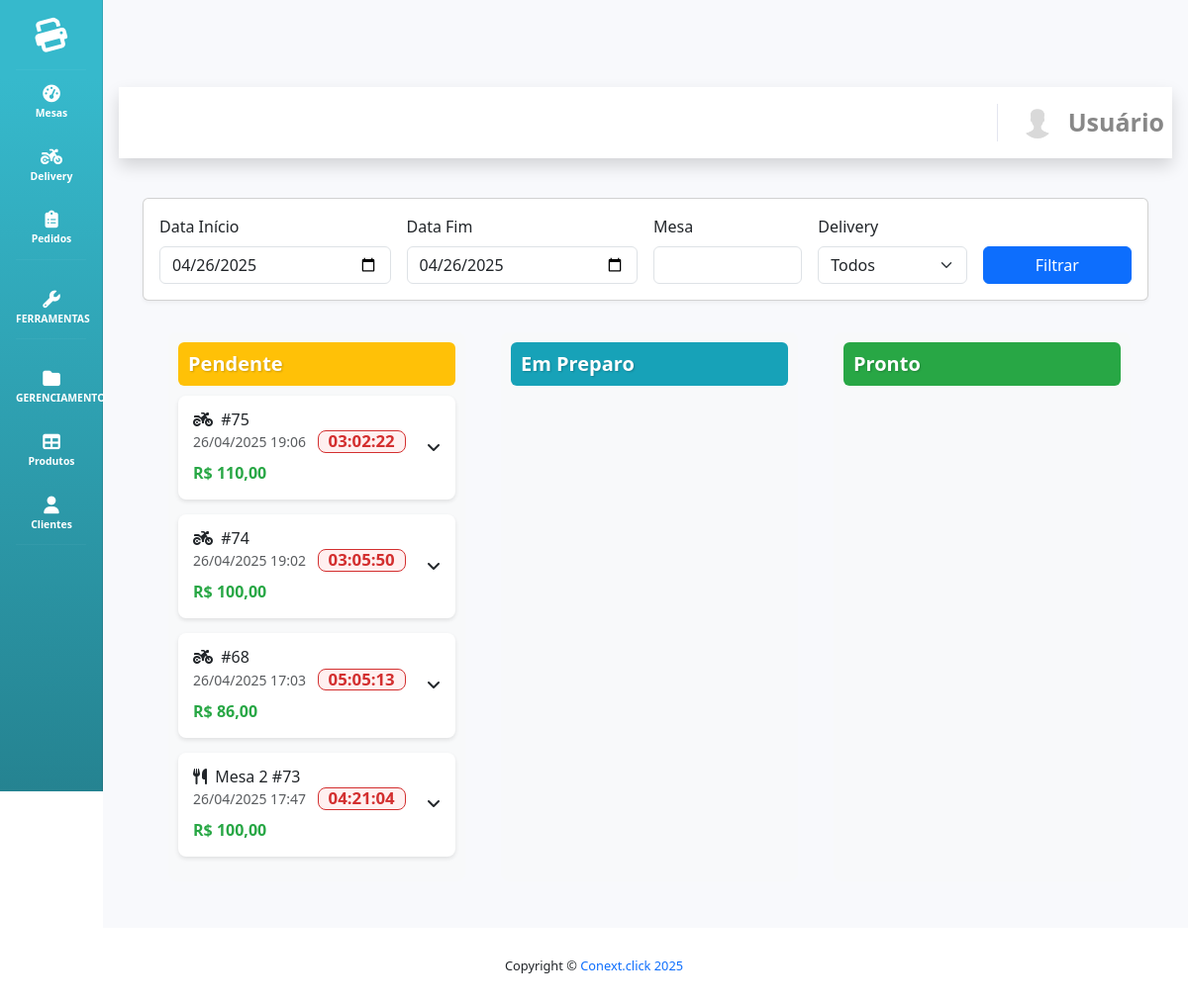
The app's page /index.php?view=pedidos (signed in) with its own data.
### tables this page shows
CREATE TABLE `pedido_itens` (
  `id` int NOT NULL,
  `pedido_id` int NOT NULL,
  `produto_id` int NOT NULL,
  `quantidade` int NOT NULL,
  `valor_unitario` decimal(10,2) NOT NULL,
  `valor_total` decimal(10,2) NOT NULL,
  `observacao` text,
  `ingredientes_sem` text,
  `ingredientes_com` text
);

CREATE TABLE `pedido` (
  `idpedido` int NOT NULL,
  `idmesa` int DEFAULT NULL,
  `cliente` varchar(255) DEFAULT NULL,
  `delivery` tinyint(1) DEFAULT '0',
  `endereco_entrega` text,
  `ponto_referencia` varchar(255) DEFAULT NULL,
  `telefone_cliente` varchar(20) DEFAULT NULL,
  `data` date NOT NULL,
  `hora_pedido` time NOT NULL,
  `hora_saida_entrega` time DEFAULT NULL,
  `hora_entrega` time DEFAULT NULL,
  `status` varchar(50) NOT NULL DEFAULT 'Pendente',
  `valor_total` decimal(10,2) DEFAULT '0.00',
  `taxa_entrega` decimal(10,2) DEFAULT '0.00',
  `forma_pagamento` varchar(50) DEFAULT NULL,
  `troco_para` decimal(10,2) DEFAULT NULL,
  `entregador_id` int DEFAULT NULL,
  `observacao` text,
  `usuario_id` int DEFAULT NULL,
  `tipo` varchar(20) DEFAULT 'mesa',
  `cliente_id` int DEFAULT NULL
);

### MVC/CLASSES/system.class.php (called while the page is built, shortened)
<?php
class System {
	public function __construct($view) {
		$this->config = Config::getInstance();
		$viewPath = ROOT_PATH . "/MVC/VIEWS/{$view}.php";
		try {
			include($viewPath);
			include(ROOT_PATH . "/MVC/COMMON/layout.php");
		} catch (Exception $e) {
			error_log("Erro ao carregar view: " . $e->getMessage());
			if (ob_get_level()) ob_end_clean();
			$_SESSION['msg'] = "<div class='alert alert-danger'>Erro ao carregar a página: " . htmlspecialchars($e->getMessage()) . "</div>";
			header("Location: " . $this->config->url('index.php?view=error'));
			exit;
		}
	}
}

### MVC/CONTROLLER/pedidos_controller.php (called while the page is built, shortened)
<?php
class PedidosController {
    private $conn;
    public function __construct($conn) {
        $this->conn = $conn;
    }
    public function buscarPedidos($status = '', $data_inicio = '', $data_fim = '', $mesa = '', $delivery = '', $pagina = 1, $por_pagina = 12) {
        try {
            $offset = ($pagina - 1) * $por_pagina;
            $query = "SELECT
                p.idpedido,
                p.idmesa,
                p.cliente,
                p.delivery,
                p.data,
                p.hora_pedido,
                p.status,
                p.valor_total,
                p.observacao as observacao_pedido,
                p.usuario_id,
                i.quantidade,
                i.valor_unitario,
                i.valor_total as valor_item,
                i.observacao,
                i.id as item_id,
                pr.nome as produto,
                m.id_mesa,
                GROUP_CONCAT(DISTINCT CASE WHEN pii.incluido = 0 THEN ing.nome END) as ingredientes_sem,
                GROUP_CONCAT(DISTINCT CASE WHEN pii.incluido = 1 THEN ing.nome END) as ingredientes_com
            FROM pedido p
            LEFT JOIN mesas m ON p.idmesa = m.id_mesa
            LEFT JOIN pedido_itens i ON p.idpedido = i.pedido_id
            LEFT JOIN produtos pr ON i.produto_id = pr.id
            LEFT JOIN pedido_item_ingredientes pii ON i.id = pii.pedido_item_id
            LEFT JOIN ingredientes ing ON pii.ingrediente_id = ing.id
            WHERE DATE(p.data) BETWEEN ? AND ?";
            $params = [$data_inicio ?: date('Y-m-d'), $data_fim ?: date('Y-m-d')];
            $types = "ss";
            $query .= " GROUP BY p.idpedido, i.id, p.idmesa, p.cliente, p.delivery, p.data, p.hora_pedido, p.status, p.valor_total, p.observacao, p.usuario_id, i.quantidade, i.valor_unitario, i.valor_total, i.observacao, i.id, pr.nome, m.id_mesa ORDER BY p.data DESC, p.hora_pedido DESC LIMIT ? OFFSET ?";
            $params[] = $por_pagina;
            $params[] = $offset;
            $types .= "ii";
            $stmt = mysqli_prepare($this->conn, $query);
            mysqli_stmt_bind_param($stmt, $types, ...$params);
            if (!mysqli_stmt_execute($stmt)) {
                throw new Exception("Erro ao executar query: " . mysqli_stmt_error($stmt));
            }
            $result = mysqli_stmt_get_result($stmt);
            $pedidos = [];
            while ($row = mysqli_fetch_assoc($result)) {
                $pedidos[] = $row;
            }
            return $pedidos;
        } catch (Exception $e) {
            error_log("Erro ao buscar pedidos: " . $e->getMessage());
            throw $e;
        }
    }
}
?>

### MVC/VIEWS/pedidos.php (the view, shortened to what this page needs)
<?php
global $conn;
require_once ROOT_PATH . '/MVC/CONTROLLER/pedidos_controller.php';
$pedidosController = new PedidosController($conn);
$status = isset($_GET['status']) ? $_GET['status'] : '';
$data_inicio = isset($_GET['data_inicio']) ? $_GET['data_inicio'] : date('Y-m-d');
$data_fim = isset($_GET['data_fim']) ? $_GET['data_fim'] : date('Y-m-d');
$mesa = isset($_GET['mesa']) ? $_GET['mesa'] : '';
$delivery = isset($_GET['delivery']) ? $_GET['delivery'] : '';
$pagina = isset($_GET['pagina']) ? (int)$_GET['pagina'] : 1;
$por_pagina = 12;
$pedidos = $pedidosController->buscarPedidos($status, $data_inicio, $data_fim, $mesa, $delivery, $pagina, $por_pagina);
$pedidos_por_status = array(
    'Pendente' => array(),
    'Em Preparo' => array(),
    'Pronto' => array(),
    'Saiu para Entrega' => array(),
    'Entregue (Mesa)' => array(),
    'Entregue (Delivery)' => array()
);
foreach ($pedidos as $pedido) {
    $status = $pedido['status'];
    if ($status === 'Entregue') {
        $status = $pedido['delivery'] ? 'Entregue (Delivery)' : 'Entregue (Mesa)';
    }
    if (array_key_exists($status, $pedidos_por_status)) {
        if (!isset($pedidos_por_status[$status][$pedido['idpedido']])) {
            $pedidos_por_status[$status][$pedido['idpedido']] = array(
                'pedido' => $pedido,
                'itens' => array()
            );
        }
        $pedidos_por_status[$status][$pedido['idpedido']]['itens'][] = $pedido;
    }
}
?>
<!DOCTYPE html>
<html lang="pt-BR">
<head>
    <link href="https://cdn.jsdelivr.net/npm/bootstrap@5.3.0/dist/css/bootstrap.min.css" rel="stylesheet">
    <link href="https://cdn.jsdelivr.net/npm/bootstrap-icons@1.10.0/font/bootstrap-icons.css" rel="stylesheet">
    <link href="https://cdnjs.cloudflare.com/ajax/libs/font-awesome/6.4.0/css/all.min.css" rel="stylesheet">
</head>
<body>
    <div class="container-fluid">
        <div class="card my-3">
        <div class="card-body">
                <form method="GET" class="row g-3">
                    <div class="col-md-3">
                        <label for="data_inicio" class="form-label">Data Início</label>
                        <input type="date" class="form-control" id="data_inicio" name="data_inicio" value="<?php echo $data_inicio; ?>">
                    </div>
                <div class="col-md-3">
                        <label for="data_fim" class="form-label">Data Fim</label>
                        <input type="date" class="form-control" id="data_fim" name="data_fim" value="<?php echo $data_fim; ?>">
                    </div>
                    <div class="col-md-2">
                        <label for="mesa" class="form-label">Mesa</label>
                        <input type="number" class="form-control" id="mesa" name="mesa" value="<?php echo $mesa; ?>">
                    </div>
                    <div class="col-md-2">
                        <label for="delivery" class="form-label">Delivery</label>
                        <select name="delivery" id="delivery" class="form-select">
                            <option value="">Todos</option>
                        </select>
                    </div>
                    <div class="col-md-2 d-flex align-items-end">
                        <button type="submit" class="btn btn-primary w-100">Filtrar</button>
                    </div>
                </form>
                    </div>
                </div>
        <div class="pipeline-scroll-container">
            <div class="pipeline-container">
                <?php foreach ($pedidos_por_status as $status => $pedidos_status): ?>
                    <?php
                    $headerStyle = '';
                    if ($status === 'Entregue (Mesa)') {
                        $headerStyle = 'background-color: #4B2991; color: #fff;';
                    } elseif ($status === 'Entregue (Delivery)') {
                        $headerStyle = 'background-color: #1B5E20; color: #fff;';
                    }
                    ?>
                    <div class="pipeline-column">
                        <div class="pipeline-header <?php echo strtolower(str_replace(' ', '-', $status)); ?>-header" style="<?php echo $headerStyle; ?>">
                            <h5 class="mb-0" style="color: #fff; text-shadow: 1px 1px 2px #00000033;">
                                <?php echo $status; ?>
                            </h5>
                        </div>
                        <?php foreach ($pedidos_status as $pedido_id => $dados): ?>
                            <div class="pedido-card" onclick="togglePedido(this, event)">
                                <div class="pedido-header">
                                    <div>
                                        <h6 class="mb-0">
                                            <?php if ($dados['pedido']['delivery']): ?>
                                                <i class="fas fa-motorcycle me-1"></i>
                                            <?php else: ?>
                                                <i class="fas fa-utensils me-1"></i>
                                                Mesa <?php echo $dados['pedido']['idmesa']; ?>
                                            <?php endif; ?>
                                            #<?php echo $pedido_id; ?>
                                        </h6>
                                        <small class="text-muted">
                                            <?php $dataHoraPedido = $dados['pedido']['data'] . ' ' . $dados['pedido']['hora_pedido']; ?>
                                            <?php echo date('d/m/Y H:i', strtotime($dataHoraPedido)); ?>
                                            <span class="badge bg-secondary ms-2 tempo-decorrido" data-hora-pedido="<?php echo $dataHoraPedido; ?>" id="tempo-decorrido-<?php echo $pedido_id; ?>">00:00:00</span>
                                        </small>
                                        <div class="valor-total-header">
                                            R$ <?php echo number_format($dados['pedido']['valor_total'], 2, ',', '.'); ?>
                                        </div>
                                    </div>
                                </div>
                            </div>
                        <?php endforeach; ?>
                    </div>
                <?php endforeach; ?>
            </div>
        </div>
    </div>
</body>
</html>

### MVC/COMMON/css/custom.css (style rules this page uses)
html, body { height: 100%; margin: 0; padding: 0; overflow-x: hidden; }
.form-control { border-radius: 0.35rem; border: 1px solid #d1d3e2; }
.card { border: none; border-radius: 0.5rem; box-shadow: 0 2px 4px rgba(0,0,0,0.05); }
.card-body { padding: 1rem; }
.btn { border-radius: 0.35rem; padding: 0.5rem 1rem; font-weight: 500; }
.btn-primary { background-color: #4e73df; border-color: #4e73df; }

### MVC/VIEWS/pedidos.php (style rules this page uses)
.pipeline-scroll-container { width: 100%; overflow-x: auto; -webkit-overflow-scrolling: touch; scrollbar-width: thin; padding-bottom: 15px; }
.pipeline-container { display: flex; gap: 1rem; padding: 1rem; min-width: max-content; }
.pipeline-column { flex: 0 0 300px; margin: 0 10px; background-color: #f8f9fa; border-radius: 8px; padding: 10px; max-height: calc(100vh - 200px); overflow-y: auto; }
.pipeline-header { position: sticky; top: 0; z-index: 1; padding: 10px; margin-bottom: 10px; border-radius: 6px; color: white; }
.pendente-header { background-color: #ffc107; }
.em-preparo-header { background-color: #17a2b8; }
.pronto-header { background-color: #28a745; }
.pedido-card { background-color: white; border-radius: 8px; padding: 15px; margin-bottom: 15px; box-shadow: 0 2px 4px rgba(0,0,0,0.1); cursor: pointer; transition: all 0.3s ease; }
.pedido-header { display: flex; justify-content: space-between; align-items: center; margin-bottom: 0; position: relative; }
.pedido-header::after { content: '\f107'; font-family: 'Font Awesome 5 Free'; font-weight: 900; position: absolute; right: 0; transition: transform 0.3s ease; }
.valor-total-header { margin-top: 0.5rem; font-weight: bold; color: #28a745; }
.tempo-decorrido { font-size: 1.2em; font-weight: bold; background: #fff0f0 !important; color: #d32f2f !important; border: 1px solid #d32f2f; padding: 2px 10px; border-radius: 8px; margin-left: 8px; }
.pipeline-header h5 { color: #fff !important; font-weight: bold; text-shadow: 1px 1px 2px #00000033; }

### records on screen
pedido_itens: pedido_id "75", pedido.hora_pedido "26/04/2025 19:06", pedido.valor_total "110,00"
pedido_itens: pedido_id "74", pedido.hora_pedido "26/04/2025 19:02", pedido.valor_total "100,00"
pedido_itens: pedido_id "68", pedido.hora_pedido "26/04/2025 17:03", pedido.valor_total "86,00"
pedido_itens: pedido.idmesa "2", pedido_id "73", pedido.hora_pedido "26/04/2025 17:47", pedido.valor_total "100,00"

### other values on screen
$usuario "Usuário"
$status "Pendente"
$status "Em Preparo"
$status "Pronto"
